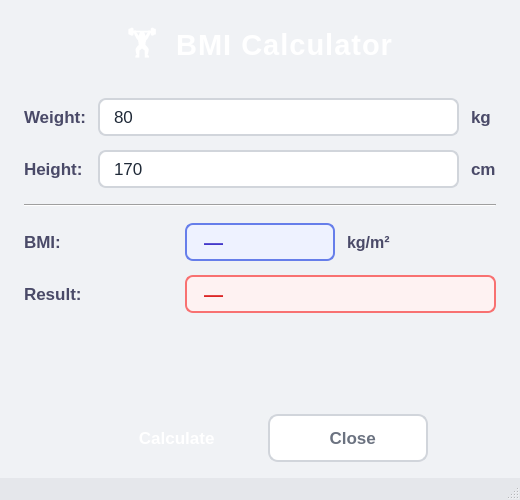
<?xml version="1.0" encoding="UTF-8"?>
<ui version="4.0">
 <class>MainWindow</class>
 <widget class="QMainWindow" name="MainWindow">
  <property name="geometry">
   <rect>
    <x>0</x>
    <y>0</y>
    <width>520</width>
    <height>500</height>
   </rect>
  </property>
  <property name="minimumSize">
   <size>
    <width>420</width>
    <height>450</height>
   </size>
  </property>
  <property name="windowTitle">
   <string>BMI Calculator — Hoàng Phương Anh</string>
  </property>
  <property name="styleSheet">
   <string notr="true">
/* ===== Global Window ===== */
QMainWindow {
    background-color: #f0f2f5;
}

/* ===== Central Card ===== */
#centralwidget {
    background-color: #f0f2f5;
}

/* ===== Header Label ===== */
#label {
    background: qlineargradient(x1:0, y1:0, x2:1, y2:0,
        stop:0 #667eea, stop:1 #764ba2);
    color: #ffffff;
    border-radius: 12px;
    padding: 8px;
    font-weight: bold;
    letter-spacing: 1px;
}

/* ===== Form Labels ===== */
#label_2, #label_3, #label_4, #label_5, #label_6, #label_7, #label_10 {
    color: #4a4a68;
    font-weight: 600;
}

/* ===== Input Fields ===== */
QLineEdit {
    background-color: #ffffff;
    border: 2px solid #d1d5db;
    border-radius: 8px;
    padding: 6px 12px;
    color: #1f2937;
    selection-background-color: #667eea;
}
QLineEdit:focus {
    border: 2px solid #667eea;
}

/* ===== Result Card (BMI value) ===== */
#labelBMI {
    background-color: #eef2ff;
    border: 2px solid #667eea;
    border-radius: 8px;
    padding: 4px 12px;
    color: #4338ca;
    font-weight: bold;
}

/* ===== Comment Card ===== */
#labelComment {
    background-color: #fef2f2;
    border: 2px solid #f87171;
    border-radius: 8px;
    padding: 4px 12px;
    color: #dc2626;
    font-weight: bold;
}

/* ===== Calculate Button ===== */
#pushButtonCalculate {
    background: qlineargradient(x1:0, y1:0, x2:1, y2:0,
        stop:0 #667eea, stop:1 #764ba2);
    color: #ffffff;
    border: none;
    border-radius: 10px;
    padding: 10px 24px;
    font-weight: bold;
    font-size: 13pt;
}
#pushButtonCalculate:hover {
    background: qlineargradient(x1:0, y1:0, x2:1, y2:0,
        stop:0 #5a6fd6, stop:1 #6a4194);
}
#pushButtonCalculate:pressed {
    background: qlineargradient(x1:0, y1:0, x2:1, y2:0,
        stop:0 #4f5fc2, stop:1 #5e3986);
}

/* ===== Close Button ===== */
#pushButtonClose {
    background-color: #ffffff;
    color: #6b7280;
    border: 2px solid #d1d5db;
    border-radius: 10px;
    padding: 10px 24px;
    font-weight: bold;
    font-size: 13pt;
}
#pushButtonClose:hover {
    background-color: #f9fafb;
    border-color: #9ca3af;
    color: #374151;
}
#pushButtonClose:pressed {
    background-color: #f3f4f6;
}

/* ===== Status Bar ===== */
QStatusBar {
    background-color: #e5e7eb;
    color: #6b7280;
    font-size: 9pt;
}
   </string>
  </property>
  <widget class="QWidget" name="centralwidget">
   <layout class="QVBoxLayout" name="mainVerticalLayout">
    <property name="leftMargin">
     <number>24</number>
    </property>
    <property name="topMargin">
     <number>16</number>
    </property>
    <property name="rightMargin">
     <number>24</number>
    </property>
    <property name="bottomMargin">
     <number>16</number>
    </property>
    <property name="spacing">
     <number>16</number>
    </property>
    <!-- ====== HEADER ====== -->
    <item>
     <widget class="QLabel" name="label">
      <property name="minimumSize">
       <size>
        <width>0</width>
        <height>56</height>
       </size>
      </property>
      <property name="font">
       <font>
        <pointsize>22</pointsize>
       </font>
      </property>
      <property name="text">
       <string>🏋️  BMI Calculator</string>
      </property>
      <property name="alignment">
       <set>Qt::AlignCenter</set>
      </property>
     </widget>
    </item>
    <!-- ====== INPUT GRID ====== -->
    <item>
     <layout class="QGridLayout" name="inputGrid">
      <property name="horizontalSpacing">
       <number>12</number>
      </property>
      <property name="verticalSpacing">
       <number>14</number>
      </property>
      <!-- Row 0: Weight -->
      <item row="0" column="0">
       <widget class="QLabel" name="label_2">
        <property name="font">
         <font>
          <pointsize>13</pointsize>
         </font>
        </property>
        <property name="text">
         <string>Weight:</string>
        </property>
       </widget>
      </item>
      <item row="0" column="1">
       <widget class="QLineEdit" name="lineEditWeight">
        <property name="minimumSize">
         <size>
          <width>0</width>
          <height>38</height>
         </size>
        </property>
        <property name="font">
         <font>
          <pointsize>13</pointsize>
         </font>
        </property>
        <property name="placeholderText">
         <string>Enter weight…</string>
        </property>
        <property name="text">
         <string>80</string>
        </property>
       </widget>
      </item>
      <item row="0" column="2">
       <widget class="QLabel" name="label_3">
        <property name="font">
         <font>
          <pointsize>13</pointsize>
         </font>
        </property>
        <property name="text">
         <string>kg</string>
        </property>
       </widget>
      </item>
      <!-- Row 1: Height -->
      <item row="1" column="0">
       <widget class="QLabel" name="label_5">
        <property name="font">
         <font>
          <pointsize>13</pointsize>
         </font>
        </property>
        <property name="text">
         <string>Height:</string>
        </property>
       </widget>
      </item>
      <item row="1" column="1">
       <widget class="QLineEdit" name="lineEditHeight">
        <property name="minimumSize">
         <size>
          <width>0</width>
          <height>38</height>
         </size>
        </property>
        <property name="font">
         <font>
          <pointsize>13</pointsize>
         </font>
        </property>
        <property name="placeholderText">
         <string>Enter height…</string>
        </property>
        <property name="text">
         <string>170</string>
        </property>
       </widget>
      </item>
      <item row="1" column="2">
       <widget class="QLabel" name="label_4">
        <property name="font">
         <font>
          <pointsize>13</pointsize>
         </font>
        </property>
        <property name="text">
         <string>cm</string>
        </property>
       </widget>
      </item>
     </layout>
    </item>
    <!-- ====== Separator ====== -->
    <item>
     <widget class="Line" name="separator">
      <property name="orientation">
       <enum>Qt::Horizontal</enum>
      </property>
      <property name="styleSheet">
       <string notr="true">color: #d1d5db;</string>
      </property>
     </widget>
    </item>
    <!-- ====== RESULTS GRID ====== -->
    <item>
     <layout class="QGridLayout" name="resultGrid">
      <property name="horizontalSpacing">
       <number>12</number>
      </property>
      <property name="verticalSpacing">
       <number>14</number>
      </property>
      <!-- Row 0: BMI -->
      <item row="0" column="0">
       <widget class="QLabel" name="label_6">
        <property name="font">
         <font>
          <pointsize>13</pointsize>
         </font>
        </property>
        <property name="text">
         <string>BMI:</string>
        </property>
       </widget>
      </item>
      <item row="0" column="1">
       <widget class="QLabel" name="labelBMI">
        <property name="minimumSize">
         <size>
          <width>0</width>
          <height>38</height>
         </size>
        </property>
        <property name="font">
         <font>
          <pointsize>14</pointsize>
         </font>
        </property>
        <property name="text">
         <string>—</string>
        </property>
       </widget>
      </item>
      <item row="0" column="2">
       <widget class="QLabel" name="label_10">
        <property name="font">
         <font>
          <pointsize>12</pointsize>
         </font>
        </property>
        <property name="text">
         <string>kg/m²</string>
        </property>
       </widget>
      </item>
      <!-- Row 1: Comment -->
      <item row="1" column="0">
       <widget class="QLabel" name="label_7">
        <property name="font">
         <font>
          <pointsize>13</pointsize>
         </font>
        </property>
        <property name="text">
         <string>Result:</string>
        </property>
       </widget>
      </item>
      <item row="1" column="1" colspan="2">
       <widget class="QLabel" name="labelComment">
        <property name="minimumSize">
         <size>
          <width>0</width>
          <height>38</height>
         </size>
        </property>
        <property name="font">
         <font>
          <pointsize>14</pointsize>
         </font>
        </property>
        <property name="text">
         <string>—</string>
        </property>
       </widget>
      </item>
     </layout>
    </item>
    <!-- ====== Spacer ====== -->
    <item>
     <spacer name="verticalSpacer">
      <property name="orientation">
       <enum>Qt::Vertical</enum>
      </property>
      <property name="sizeType">
       <enum>QSizePolicy::Expanding</enum>
      </property>
      <property name="sizeHint" stdset="0">
       <size>
        <width>20</width>
        <height>10</height>
       </size>
      </property>
     </spacer>
    </item>
    <!-- ====== BUTTONS ====== -->
    <item>
     <layout class="QHBoxLayout" name="buttonLayout">
      <property name="spacing">
       <number>16</number>
      </property>
      <item>
       <spacer name="btnLeftSpacer">
        <property name="orientation">
         <enum>Qt::Horizontal</enum>
        </property>
        <property name="sizeHint" stdset="0">
         <size>
          <width>40</width>
          <height>20</height>
         </size>
        </property>
       </spacer>
      </item>
      <item>
       <widget class="QPushButton" name="pushButtonCalculate">
        <property name="minimumSize">
         <size>
          <width>160</width>
          <height>48</height>
         </size>
        </property>
        <property name="font">
         <font>
          <pointsize>13</pointsize>
         </font>
        </property>
        <property name="cursor">
         <cursorShape>PointingHandCursor</cursorShape>
        </property>
        <property name="text">
         <string>  Calculate</string>
        </property>
        <property name="icon">
         <iconset>
          <normaloff>images/ic_calculate.png</normaloff>images/ic_calculate.png</iconset>
        </property>
        <property name="iconSize">
         <size>
          <width>28</width>
          <height>28</height>
         </size>
        </property>
       </widget>
      </item>
      <item>
       <widget class="QPushButton" name="pushButtonClose">
        <property name="minimumSize">
         <size>
          <width>160</width>
          <height>48</height>
         </size>
        </property>
        <property name="font">
         <font>
          <pointsize>13</pointsize>
         </font>
        </property>
        <property name="cursor">
         <cursorShape>PointingHandCursor</cursorShape>
        </property>
        <property name="text">
         <string>  Close</string>
        </property>
        <property name="icon">
         <iconset>
          <normaloff>images/ic_close.png</normaloff>images/ic_close.png</iconset>
        </property>
        <property name="iconSize">
         <size>
          <width>28</width>
          <height>28</height>
         </size>
        </property>
       </widget>
      </item>
      <item>
       <spacer name="btnRightSpacer">
        <property name="orientation">
         <enum>Qt::Horizontal</enum>
        </property>
        <property name="sizeHint" stdset="0">
         <size>
          <width>40</width>
          <height>20</height>
         </size>
        </property>
       </spacer>
      </item>
     </layout>
    </item>
   </layout>
  </widget>
  <widget class="QStatusBar" name="statusbar"/>
 </widget>
 <resources/>
 <connections>
  <connection>
   <sender>pushButtonClose</sender>
   <signal>clicked()</signal>
   <receiver>MainWindow</receiver>
   <slot>close()</slot>
   <hints>
    <hint type="sourcelabel">
     <x>360</x>
     <y>341</y>
    </hint>
    <hint type="destinationlabel">
     <x>253</x>
     <y>202</y>
    </hint>
   </hints>
  </connection>
 </connections>
</ui>
